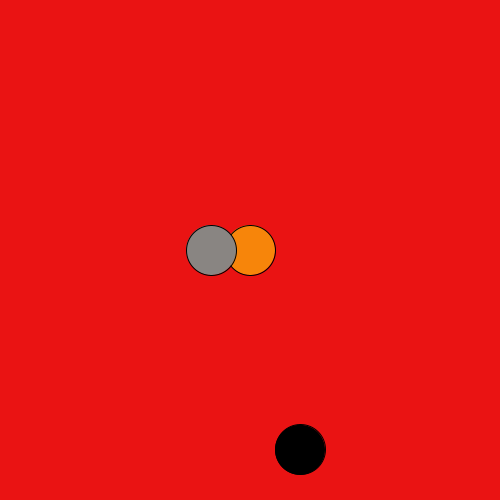
Frame 1 (no input)
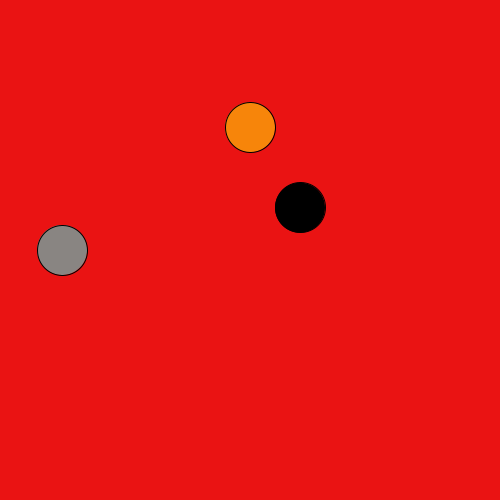
Frame 60 (the mouse pressed at the canvas centre just before this capture)
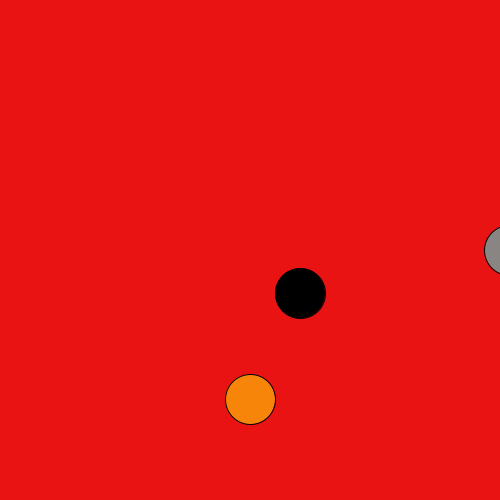
Frame 120 (the mouse held since frame 60 and released just before this capture)

The Processing sketch that drew these frames (run headless with seeded random() and noise(); from frame 60 on, the mouse is pressed at the canvas centre):

// Processing sketch: processing_121131
// ── processing_121131.pde


float counter = 0;
void setup()
{
  size(500,500);
  
}
void draw()
{
  background(234,19,19);
  translate(width/2, height/2);
  pushMatrix();
  translate(0,sin(counter)*150);
  fill(247,133,10);
  ellipse(0,0,50,50);
  counter -= 0.05;
  popMatrix();

  
  pushMatrix();
  translate(0,cos(counter)*150);
  fill(0);
  ellipse(50,50,50,50);
  counter -=0.1;
  popMatrix();

 
  pushMatrix();
  translate(sin(counter)*260,0);
  fill(137,133,130);
  ellipse(0,0,50,50);
  
  counter -=0.1;
   popMatrix();
}
  
